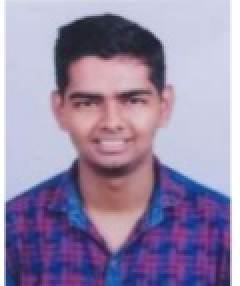
#> input picture reference_image.jpg, 120 x 143 px, given in place of the camera (shown 2 times larger)
$ python blink_detect.py
#> lines starting #> are read from the running program, lines starting #| are printed output that depends on the picture; after the words box and inside, x2 and y2 are one past the last pixel; in counts of white or black regions, pixels touching at a corner belong together
import numpy as np
import cv2

#Initializing the face and eye cascade classifiers from xml files
face_cascade = cv2.CascadeClassifier('haarcascade_frontalface_default.xml')
eye_cascade = cv2.CascadeClassifier('haarcascade_eye_tree_eyeglasses.xml')

#Variable store execution state
first_read = True

#Starting the video capture
cap = cv2.VideoCapture(0)
ret,img = cap.read()
#> img is the input picture: shape (143, 120, 3); mean B, G, R 168.8, 137.2, 150.8

while(ret):
    ret,img = cap.read()
    #Coverting the recorded image to grayscale
    gray = cv2.cvtColor(img,cv2.COLOR_BGR2GRAY)
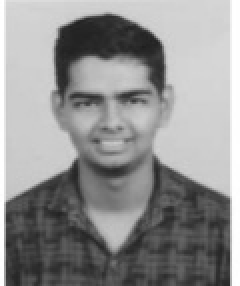
#> gray: shape (143, 120) (shown 2 times larger); min 30, max 255, mean 144.9
    #Applying filter to remove impurities
    gray = cv2.bilateralFilter(gray,5,1,1)

    #Detecting the face for region of image to be fed to eye classifier
    faces = face_cascade.detectMultiScale(gray, 1.3, 5,minSize=(200,200))
#> faces = ()
    if(len(faces)>0):
        for (x,y,w,h) in faces:
            img = cv2.rectangle(img,(x,y),(x+w,y+h),(0,255,0),2)

            #roi_face is face which is input to eye classifier
            roi_face = gray[y:y+h,x:x+w]
            roi_face_clr = img[y:y+h,x:x+w]
            eyes = eye_cascade.detectMultiScale(roi_face,1.3,5,minSize=(50,50))

            #Examining the length of eyes object for eyes
            if(len(eyes)>=2):
                #Check if program is running for detection
                if(first_read):
                    cv2.putText(img, "Eye detected press s to begin", (70,70), cv2.FONT_HERSHEY_PLAIN, 3,(0,255,0),2)
                else:
                    cv2.putText(img, "Eyes open!", (70,70), cv2.FONT_HERSHEY_PLAIN, 2,(255,255,255),2)
            else:
                if(first_read):
                    #To ensure if the eyes are present before starting
                    cv2.putText(img, "No eyes detected", (70,70), cv2.FONT_HERSHEY_PLAIN, 3,(0,0,255),2)
                else:
                    #This will print on console and restart the algorithm
                    print("Blink detected--------------")
                    cv2.waitKey(3000)
                    first_read=True

    else:
        cv2.putText(img,"No face detected",(100,100),cv2.FONT_HERSHEY_PLAIN, 3, (0,255,0),2)
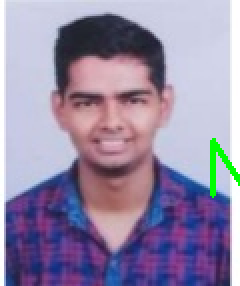
#> img: shape (143, 120, 3) (shown 2 times larger); 0.89% of pixels changed, all inside (x1, y1, x2, y2) = (105, 69, 120, 99)

    #Controlling the algorithm with keys
    cv2.imshow('img',img)
    a = cv2.waitKey(1)
#> (key q is pressed here)
    if(a==ord('q')):
        break
    elif(a==ord('s') and first_read):
        #This will start the detection
        first_read = False

cap.release()
cv2.destroyAllWindows()
